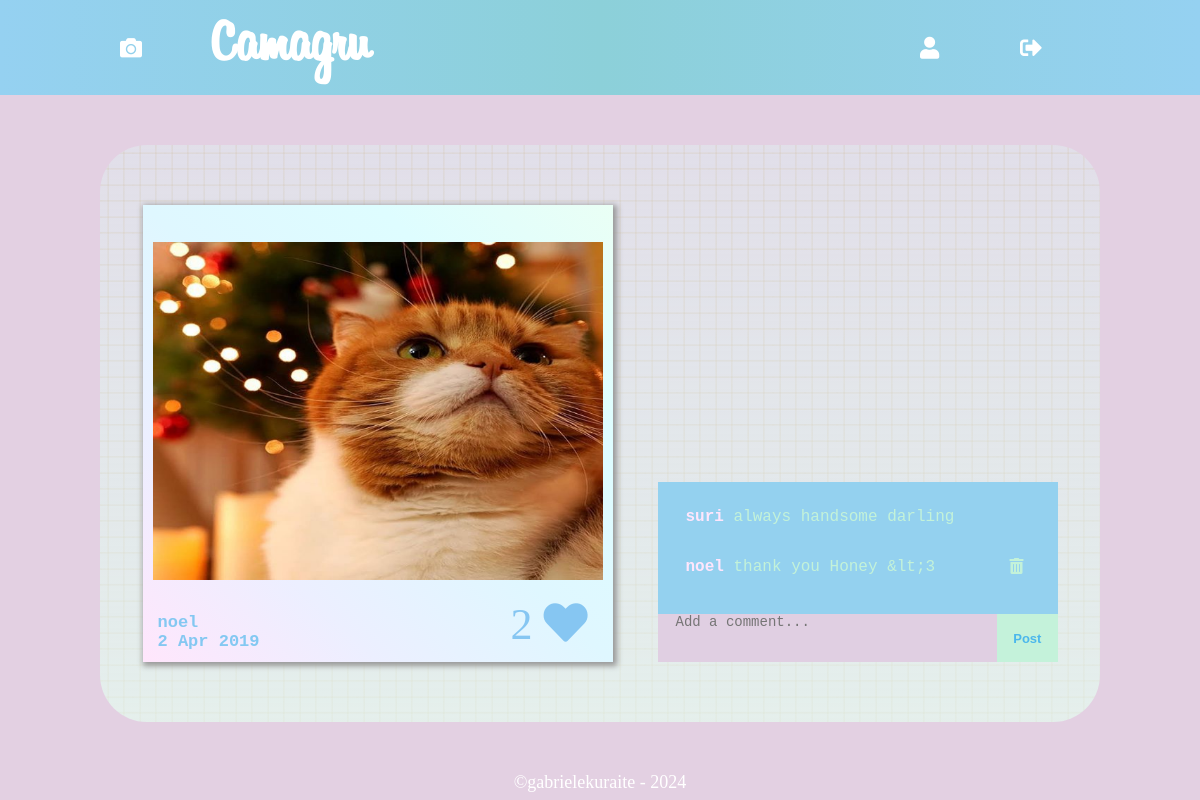
Screenshot of /user/addLikeCom.php?id=278 (signed in) with the database file from the repository.
### tables this page shows
CREATE TABLE `pictures` (
  `id_img` int(11) NOT NULL AUTO_INCREMENT,
  `id_user` int(11) NOT NULL,
  `img` varchar(255) NOT NULL,
  `date` datetime NOT NULL DEFAULT CURRENT_TIMESTAMP,
  `likes` int(11) NOT NULL DEFAULT '0',
  PRIMARY KEY (`id_img`),
  FOREIGN KEY (`id_user`) REFERENCES `users`(`id`) ON DELETE CASCADE
);

CREATE TABLE `users` (
  `id` int(11) NOT NULL AUTO_INCREMENT,
  `username` varchar(255) NOT NULL,
  `email` varchar(255) NOT NULL,
  `password` varchar(500) NOT NULL,
  `activation_code` varchar(500) NOT NULL,
  `user_status` varchar(50) NOT NULL DEFAULT 'not verified',
  `token` varchar(255) NOT NULL,
  `notif` int(11) NOT NULL,
  `account_locked` TINYINT(1) NOT NULL DEFAULT 0,
  `account_locked_until` DATETIME DEFAULT NULL,
  PRIMARY KEY (`id`)
);

CREATE TABLE `comments` (
  `id_comment` int(11) NOT NULL AUTO_INCREMENT,
  `id_user` int(11) NOT NULL,
  `id_img` int(11) NOT NULL,
  `comment` text NOT NULL,
  `date` datetime NOT NULL DEFAULT CURRENT_TIMESTAMP,
  PRIMARY KEY (`id_comment`),
  FOREIGN KEY (`id_user`) REFERENCES `users`(`id`) ON DELETE CASCADE,
  FOREIGN KEY (`id_img`) REFERENCES `pictures`(`id_img`) ON DELETE CASCADE
);

### user/addLikeCom.php (the view, shortened to what this page needs)
<?php
require("../config/database.php");
function fetchPhoto($pdo, $id_photo) {
    $query = $pdo->prepare("SELECT pictures.id_img, pictures.img, pictures.date, users.username
                            FROM pictures
                            INNER JOIN users ON pictures.id_user = users.id
                            WHERE pictures.id_img = ?");
    $query->execute([$id_photo]);
    return $query->fetchAll(PDO::FETCH_ASSOC);
}
function countLikes($pdo, $id_img) {
    $query = $pdo->prepare("SELECT count(id_img) AS likes FROM likes WHERE id_img = :id_img");
    $query->bindParam(':id_img', $id_img);
    $query->execute();
    return $query->fetch(PDO::FETCH_ASSOC);
}
function fetchUserLikeStatus($pdo, $id_img, $id_user) {
    $query = $pdo->prepare("SELECT id_like FROM likes WHERE id_img = :id_img AND id_user = :id_user");
    $query->bindParam(':id_img', $id_img);
    $query->bindParam(':id_user', $id_user);
    $query->execute();
    return $query->fetchColumn();
}
function fetchComments($pdo, $id_img) {
    $query = $pdo->prepare("SELECT comments.id_user, comments.comment, comments.id_comment, users.username
                            FROM comments
                            INNER JOIN users ON comments.id_user = users.id
                            WHERE comments.id_img = :id_img
                            ORDER BY comments.date ASC");
    $query->bindParam(':id_img', $id_img);
    $query->execute();
    return $query->fetchAll(PDO::FETCH_ASSOC);
}
$id_photo = $_GET['id'] ?? null;
$likes = countLikes($pdo, $id_photo);
if ($id_photo) {
    $photo = fetchPhoto($pdo, $id_photo);
} else {
    header("Location: ../index.php");
    exit;
}
?>
<div class="background galleryB">
    <div id="likeComPhoto">
        <div id="imgLikeCom">
            <img src="../<?= htmlspecialchars($photo[0]['img'], ENT_QUOTES, 'UTF-8') ?>">
            <p id="img_info"><?= htmlspecialchars($photo[0]['username'], ENT_QUOTES, 'UTF-8') ?> </br> <?= date('j M Y', strtotime($photo[0]['date'])); ?></p>
            <?php
                $likeStatus = fetchUserLikeStatus($pdo, $_GET['id'], $_SESSION['id']);
                if ($likeStatus) {
                    echo '<a href="?' . htmlspecialchars($_SERVER['QUERY_STRING'], ENT_QUOTES, 'UTF-8') . '&dislike=' . $photo[0]['id_img'] . '" class="likeIcon">' . $likes['likes'] . '  <i class="fas fa-heart" ></i></a>';
                } else {
                    echo '<a href="?' . htmlspecialchars($_SERVER['QUERY_STRING'], ENT_QUOTES, 'UTF-8') . '&like=' . $photo[0]['id_img'] . '" class="likeIcon">' . $likes['likes'] . '  <i class="far fa-heart" ></i></a>';
                }
            ?>
        </div>
        <div id="box">
            <div class="commentForm">
                <div class="comments-container">
                    <?php
                        $all_comments = fetchComments($pdo, $id_photo);
                        foreach ($all_comments as $data) {
                            echo "<div class='comment-wrapper'><p class='comtxt'><b id='usertxt'>" . htmlspecialchars($data['username'], ENT_QUOTES, 'UTF-8') . "</b>  " . htmlspecialchars($data['comment'], ENT_QUOTES, 'UTF-8') . "</p>";
                            if ($data['id_user'] == $_SESSION['id']) {
                                echo '<form action="" method="post" class="delete-form">
                                        <input type="hidden" name="comment_id" value="' . $data['id_comment'] . '">
                                        <button type="submit" name="delete_comment" class="delete-btn"><i class="fas fa-trash-alt"></i></button>
                                      </form></div>';
                            } else {
                                echo '</div>';
                            }
                        }
                    ?>
                </div>
                <form action="" class="comment_form" method="post" id="commentForm">
                    <textarea class="textbox" rows="3" maxlength="250" name="comment" placeholder="Add a comment..." required></textarea>
                    <input type="submit" id="sendBtt" value="Post">
                </form>
            </div>
        </div>
    </div>
</div>
<?php require("../template.php"); ?>

### public/css/main.css (style rules this page uses)
html, body { height: 100vh; margin: 0; padding: 0; }
body { background: #e3d0e2; background-repeat: no-repeat; background-attachment: fixed; }
p { text-align: center; font-size: 18px; color: white; }
a { text-decoration: none; color:white; }
input[type="submit"] { cursor: pointer; }
.background { background-image: linear-gradient(to bottom, #dff5f4, #e1edf2, #e5fcf0); border-radius: 47px; }
.galleryB { background-image: linear-gradient(to bottom, rgba(223,245,244,0.4), rgba(229,252,240,0.7)), url(../icons/quadrillage.png); }
input::placeholder { color: #94d0ef; font-size: 20px; padding: 10px; }
#likeComPhoto { display: flex; flex-wrap: wrap; justify-content: space-around; padding: 6% 2%; align-items: flex-end; flex-direction: row; align-content: stretch; }
#likeComPhoto #imgLikeCom { text-align: center; background-image: linear-gradient( to left bottom, #eafff5, #defdff, #dff7ff, #ecefff, #ffe6fc); height: 448px; width: 470px; padding-top: 9px; -moz-box-shadow: 1.5px 1.75px 5.75px 2px #989898; -webkit-box-shadow: 1.5px 1.75px 5.75px 2px #989898; box-shadow: 1.5px 1.75px 5.75px 2px #989898; position: relative; }
#imgLikeCom img { width: 450px; height: 450px; object-fit: contain; margin-top: -28px; }
#img_info { text-align: left; color: #4bb7ecab; font-size: 17px; font-weight: bold; margin: -27px 0px 0px 15px; font-family: monospace; }
.likeIcon { font-size: 44px; color: #86c6f2; margin-top: -52px; margin-left: 133px; position: absolute; }
#box { max-width:400px; width: 100%; margin-top: 3%; }
.commentForm { width: 100%; background: #94d1ef; }
.commentForm .comments-container { max-height: 376px; overflow-y: auto; padding: 10px; }
.comment-wrapper { display: flex; justify-content: space-between; align-items: center; padding: 0px 18px; }
.comtxt { text-align: left; font-family: "Lucida Console", Courier, monospace; color: #c3f2d9; font-size: 16px; overflow: hidden; }
#usertxt { color: #ffe6fc; }
.comment_form { display: flex; outline: none; margin-top: 3%; }
.textbox { outline: none; overflow: hidden; resize: none; font-size: 14px; flex-grow: 100; border: none; background-color: #e3d0e2f5; text-overflow: ellipsis; padding: 0px 18px; }
#sendBtt { flex-grow: 15; border: none; background-color: #c4f2da; font-size: 13px; font-weight: bold; color: #4bb7ec; margin: 0; }
.delete-btn { background: none; border: none; color: #C3F2D9; cursor: pointer; font-size: 16px; }

### rows the page displays
pictures: img (picture), id_user.username "noel", date "2 Apr 2019"
comments: id_user.username "suri", comment "always handsome darling"
comments: id_user.username "noel", comment "thank you Honey &lt;3"

### other values shown
$likes['likes'] "2"
